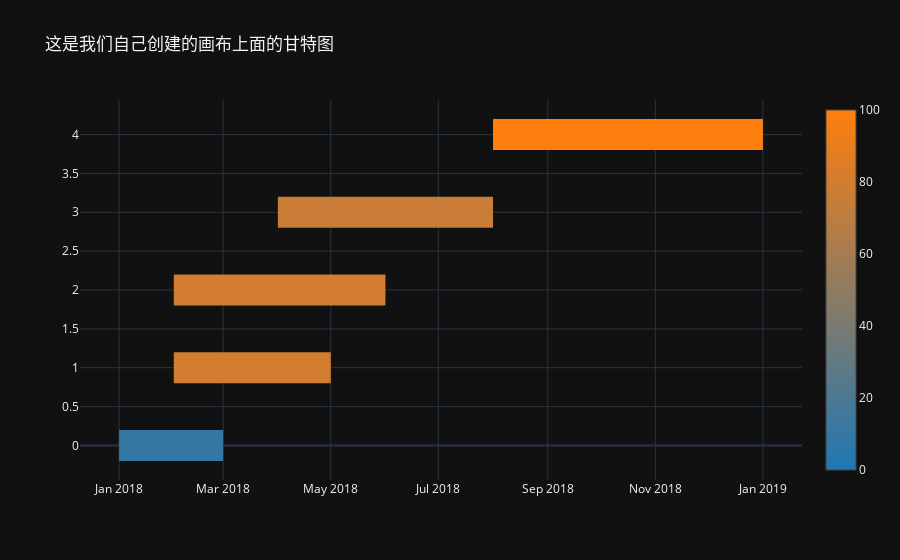

This figure's notebook cell:
### Code cell
import plotly.figure_factory as ff
# 除了Task、Start、Finish，之外还可以有一个Complete，来表示任务完成的进度。
# 0表示无进展，100表示全部完成
df = pd.DataFrame({"Task": ["任务A", "任务B", "任务C", "任务D","任务E"],
                   "Start": ["2018-1-1", "2018-2-1", "2018-2-1", "2018-4-1", "2018-8-1"],
                   "Finish": ["2018-3-1", "2018-5-1", "2018-6-1", "2018-8-1", "2019-1-1"],
                   "Complete": [10, 80, 80, 76, 100]
                  })

# 但是有了进度还不行，我们需要设置index_col="Complete"，这样进度相同的条就会显示一样的颜色
# 并且我们还可以通过show_colorbar=True，来将颜色进行标记，到底哪种颜色对应的进度高、哪种对应的进度低
fig = ff.create_gantt(df, index_col="Complete", show_colorbar=True)
# 另外虽说自动帮我们创建了画布，但我们还是希望自己指定画布。所以我们就需要将自动创建的画布上面的轨迹放在我们自己创建的画布上
traces = fig.data  # 这里就拿到了画布上的轨迹，因为画布上可以有多条轨迹，所以得到的是一个元组
# 我们直接根据traces创建即可，data接收列表或者元组都是一样的
fig = go.Figure(data=traces, 
                layout={"template": "plotly_dark", 
                        "title": "这是我们自己创建的画布上面的甘特图"})  # 此时就可以像之前一样指定属性了
fig

### Figure 1 — Plotly figure (JSON) as saved in the notebook; plotly's stock layout.template omitted (floating-point values rounded to 4 significant figures)
{"data": [{"fill": "toself", "fillcolor": "rgb(201.24, 125.08, 53.84)", "hoverinfo": "name", "legendgroup": "rgb(201.24, 125.08, 53.84)", "mode": "none", "name": "76", "showlegend": false, "type": "scatter", "x": ["2018-4-1", "2018-8-1", "2018-8-1", "2018-4-1"], "y": [2.8, 2.8, 3.2, 3.2]}, {"fill": "toself", "fillcolor": "rgb(210.20000000000002, 125.4, 47.19999999999999)", "hoverinfo": "name", "legendgroup": "rgb(210.20000000000002, 125.4, 47.19999999999999)", "mode": "none", "name": "80", "showlegend": false, "type": "scatter", "x": ["2018-2-1", "2018-5-1", "2018-5-1", "2018-2-1", "2018-2-1", "2018-2-1", "2018-6-1", "2018-6-1", "2018-2-1"], "y": [0.8, 0.8, 1.2, 1.2, null, 1.8, 1.8, 2.2, 2.2]}, {"fill": "toself", "fillcolor": "rgb(255.0, 127.0, 14.0)", "hoverinfo": "name", "legendgroup": "rgb(255.0, 127.0, 14.0)", "mode": "none", "name": "100", "showlegend": false, "type": "scatter", "x": ["2018-8-1", "2019-1-1", "2019-1-1", "2018-8-1"], "y": [3.8, 3.8, 4.2, 4.2]}, {"fill": "toself", "fillcolor": "rgb(53.400000000000006, 119.8, 163.4)", "hoverinfo": "name", "legendgroup": "rgb(53.400000000000006, 119.8, 163.4)", "mode": "none", "name": "10", "showlegend": false, "type": "scatter", "x": ["2018-1-1", "2018-3-1", "2018-3-1", "2018-1-1"], "y": [-0.2, -0.2, 0.2, 0.2]}, {"legendgroup": "rgb(201.24, 125.08, 53.84)", "marker": {"color": "rgb(201.24, 125.08, 53.84)", "opacity": 0, "size": 1}, "mode": "markers", "name": "", "showlegend": false, "text": [null, null], "type": "scatter", "x": ["2018-4-1", "2018-8-1"], "y": [3, 3]}, {"legendgroup": "rgb(210.20000000000002, 125.4, 47.19999999999999)", "marker": {"color": "rgb(210.20000000000002, 125.4, 47.19999999999999)", "opacity": 0, "size": 1}, "mode": "markers", "name": "", "showlegend": false, "text": [null, null, null, null], "type": "scatter", "x": ["2018-2-1", "2018-5-1", "2018-2-1", "2018-6-1"], "y": [1, 1, 2, 2]}, {"legendgroup": "rgb(255.0, 127.0, 14.0)", "marker": {"color": "rgb(255.0, 127.0, 14.0)", "opacity": 0, "size": 1}, "mode": "markers", "name": "", "showlegend": false, "text": [null, null], "type": "scatter", "x": ["2018-8-1", "2019-1-1"], "y": [4, 4]}, {"legendgroup": "rgb(53.400000000000006, 119.8, 163.4)", "marker": {"cmax": 100, "cmin": 0, "color": "rgb(53.400000000000006, 119.8, 163.4)", "colorscale": [[0, "rgb(31.0, 119.0, 180.0)"], [1, "rgb(255.0, 127.0, 14.0)"]], "opacity": 0, "showscale": true, "size": 1}, "mode": "markers", "name": "", "showlegend": false, "text": [null, null], "type": "scatter", "x": ["2018-1-1", "2018-3-1"], "y": [0, 0]}], "layout": {"title": {"text": "这是我们自己创建的画布上面的甘特图"}}}
